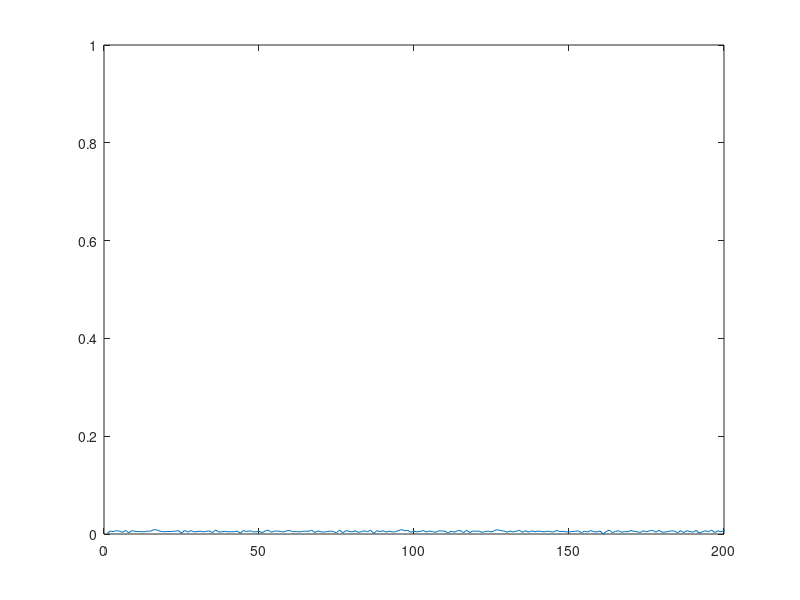

Here is the MATLAB script that generated this plot:
%% FMCW Radar parameters

clear all
clc;

% BW = 20MHz, Tsweep = 200us, adc/dac 12bit
% Frequency of operation = 5.8GHz
% Max Range = 200m
% Range Resolution = 7.5 m  => c/(2*BW)
% Max Velocity = 30 m/s

range_max = 480;    % (m) N*c/(4*BW)
delta_r = 7.5;      % range resolution(m)
max_vel = 64;  % (m/s), 232(km/h)
c = 3e8;            % speed of light(m/s)

target_range = 50;
target_vel = -10;      % 36(km/h)

%% FMCW waverform generation

BW = c/2*delta_r;
Tsweep = 2e-4;   
slope = BW/Tsweep;  % slope of the chirp
 
fc= 5.8e9;  %carrier freq
                                               
N=128; % FFT size 

Ns=4096; % sample of each sample

t=linspace(0,N*Tsweep,Ns*N); %total time for samples

% Tx, Rx vector
Tx=zeros(1,length(t));      %Tx signal
Rx=zeros(1,length(t));      %Rx signal
Mix = zeros(1,length(t));   %beat signal

% t_delay, target_range vector
r_t=zeros(1,length(t)); %range covered
t_delay=zeros(1,length(t)); % time delay

%% Signal generation  

for i=1:length(t)         
    
    % time stamp when  constant velocity.
    r_t(i) = target_range + target_vel * t(i);
    t_delay(i) = 2 * r_t(i) / c;
    
    % signal update 
    Tx(i) = cos(2*pi*((fc*t(i)) + (slope*t(i)^2)/2));
    delay = t(i) - t_delay(i); %tau
    Rx (i)  = cos(2*pi*(fc*delay + slope * (delay^2)/2));
    
    %beat signal
    Mix(i) = Tx(i).*Rx(i);
    
end

%% RANGE MEASUREMENT

Mix = reshape(Mix,[Ns,N]);

sig_fft = fft(Mix, Ns);
sig_fft = sig_fft ./ Ns;

sig_fft = abs(sig_fft);

% one side of the spectrum.
sig_fft= sig_fft(1:Ns/2 - 1);

figure ('Name','Range from First FFT')
plot(sig_fft);
axis ([0 200 0 1]);

